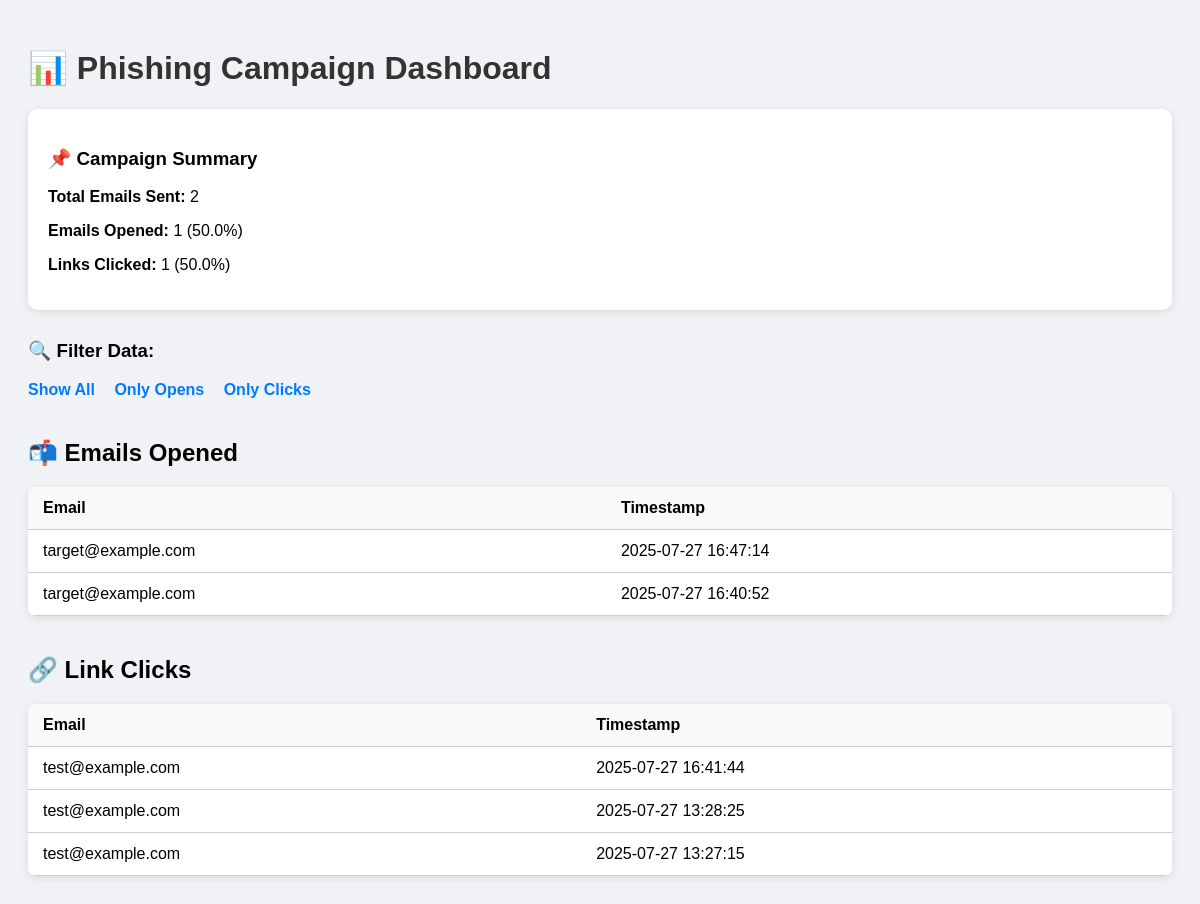
/dashboard, run on the app's committed database.
### tables this page shows
CREATE TABLE opens (
    id INTEGER PRIMARY KEY AUTOINCREMENT,
    email TEXT,
    timestamp TEXT
);

CREATE TABLE clicks (
        id INTEGER PRIMARY KEY AUTOINCREMENT,
        email TEXT NOT NULL,
        timestamp TEXT NOT NULL
    );

### app.py (the view)
@app.route("/dashboard")
def dashboard():
    filter_type = request.args.get("type", "all")  # "clicks", "opens", or "all"
    conn = sqlite3.connect('phishing.db')
    cursor = conn.cursor()
    if filter_type == "clicks":
        cursor.execute("SELECT email, timestamp FROM clicks ORDER BY timestamp DESC")
        click_data = cursor.fetchall()
        open_data = []
    elif filter_type == "opens":
        cursor.execute("SELECT email, timestamp FROM opens ORDER BY timestamp DESC")
        open_data = cursor.fetchall()
        click_data = []
    else:
        cursor.execute("SELECT email, timestamp FROM clicks ORDER BY timestamp DESC")
        click_data = cursor.fetchall()
        cursor.execute("SELECT email, timestamp FROM opens ORDER BY timestamp DESC")
        open_data = cursor.fetchall()
    all_emails = set([email for email, _ in click_data] + [email for email, _ in open_data])
    total_emails_sent = len(all_emails)
    total_opens = len(set(email for email, _ in open_data))
    total_clicks = len(set(email for email, _ in click_data))
    open_rate = round((total_opens / total_emails_sent) * 100, 2) if total_emails_sent else 0
    success_rate = round((total_clicks / total_emails_sent) * 100, 2) if total_emails_sent else 0
    conn.close()
    return render_template(
        "dashboard.html",
        click_data=click_data,
        open_data=open_data,
        filter_type=filter_type,
        total_emails_sent=total_emails_sent,
        total_opens=total_opens,
        total_clicks=total_clicks,
        open_rate=open_rate,
        success_rate=success_rate
    )

### templates/dashboard.html (shortened to what this page needs)
<!DOCTYPE html>
<html>
<head>
</head>
<body>
    <h1>📊 Phishing Campaign Dashboard</h1>
    <div class="summary">
        <h3>📌 Campaign Summary</h3>
        <p><strong>Total Emails Sent:</strong> {{ total_emails_sent }}</p>
        <p><strong>Emails Opened:</strong> {{ total_opens }} ({{ open_rate }}%)</p>
        <p><strong>Links Clicked:</strong> {{ total_clicks }} ({{ success_rate }}%)</p>
    </div>
    <div class="filters">
        <h3>🔍 Filter Data:</h3>
        <a href="/dashboard?type=all">Show All</a>
        <a href="/dashboard?type=opens">Only Opens</a>
        <a href="/dashboard?type=clicks">Only Clicks</a>
    </div>
    {% if open_data %}
        <h2>📬 Emails Opened</h2>
        <table>
            <tr><th>Email</th><th>Timestamp</th></tr>
            {% for email, timestamp in open_data %}
                <tr><td>{{ email }}</td><td>{{ timestamp }}</td></tr>
            {% endfor %}
        </table>
    {% endif %}
    {% if click_data %}
        <h2>🔗 Link Clicks</h2>
        <table>
            <tr><th>Email</th><th>Timestamp</th></tr>
            {% for email, timestamp in click_data %}
                <tr><td>{{ email }}</td><td>{{ timestamp }}</td></tr>
            {% endfor %}
        </table>
    {% endif %}
</body>
</html>

### templates/dashboard.html (style rules this page uses)
body { font-family: Arial, sans-serif; padding: 20px; background-color: #f0f2f5; }
h1 { color: #333; }
.summary { background-color: #ffffff; padding: 20px; border-radius: 10px; margin-bottom: 30px; box-shadow: 0 2px 8px rgba(0,0,0,0.1); }
.filters a { margin-right: 15px; text-decoration: none; color: #007bff; font-weight: bold; }
table { width: 100%; border-collapse: collapse; margin-top: 20px; background-color: #fff; border-radius: 8px; overflow: hidden; box-shadow: 0 2px 8px rgba(0,0,0,0.1); }
th, td { padding: 12px 15px; border-bottom: 1px solid #ccc; text-align: left; }
th { background-color: #f9f9f9; }
h2 { margin-top: 40px; }

### data on the page
opens: email "target@example.com", timestamp "2025-07-27 16:47:14"
opens: email "target@example.com", timestamp "2025-07-27 16:40:52"
clicks: email "test@example.com", timestamp "2025-07-27 16:41:44"
clicks: email "test@example.com", timestamp "2025-07-27 13:28:25"
clicks: email "test@example.com", timestamp "2025-07-27 13:27:15"

### other printed values
{{ total_emails_sent }} "2"
{{ total_opens }} "1"
{{ open_rate }} "50.0"
{{ total_clicks }} "1"
{{ success_rate }} "50.0"
